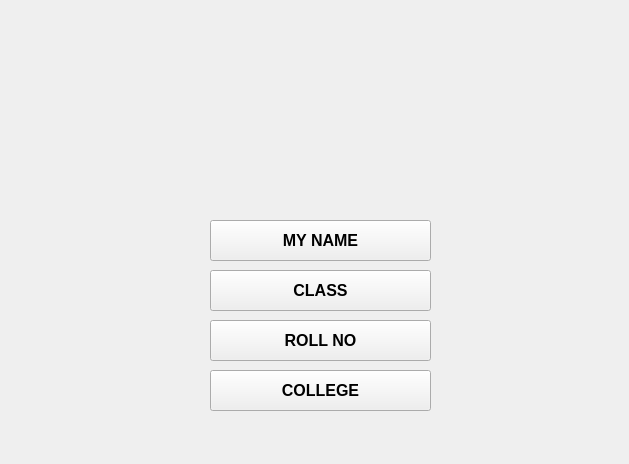
<?xml version="1.0" encoding="UTF-8"?>
<ui version="4.0">
 <class>Form2</class>
 <widget class="QWidget" name="Form2">
  <property name="geometry">
   <rect>
    <x>0</x>
    <y>0</y>
    <width>629</width>
    <height>464</height>
   </rect>
  </property>
  <property name="font">
   <font>
    <pointsize>15</pointsize>
   </font>
  </property>
  <property name="windowTitle">
   <string>MY DETAILS</string>
  </property>
  <widget class="QLabel" name="l1">
   <property name="geometry">
    <rect>
     <x>84</x>
     <y>50</y>
     <width>451</width>
     <height>101</height>
    </rect>
   </property>
   <property name="font">
    <font>
     <family>Gill Sans MT Condensed</family>
     <pointsize>30</pointsize>
    </font>
   </property>
   <property name="text">
    <string/>
   </property>
   <property name="alignment">
    <set>Qt::AlignCenter</set>
   </property>
  </widget>
  <widget class="QPushButton" name="b1">
   <property name="geometry">
    <rect>
     <x>210</x>
     <y>220</y>
     <width>221</width>
     <height>41</height>
    </rect>
   </property>
   <property name="font">
    <font>
     <family>MS Sans Serif</family>
     <pointsize>12</pointsize>
     <weight>75</weight>
     <bold>true</bold>
    </font>
   </property>
   <property name="text">
    <string>MY NAME</string>
   </property>
  </widget>
  <widget class="QPushButton" name="b2">
   <property name="geometry">
    <rect>
     <x>210</x>
     <y>270</y>
     <width>221</width>
     <height>41</height>
    </rect>
   </property>
   <property name="font">
    <font>
     <family>MS Sans Serif</family>
     <pointsize>12</pointsize>
     <weight>75</weight>
     <bold>true</bold>
    </font>
   </property>
   <property name="text">
    <string>CLASS</string>
   </property>
  </widget>
  <widget class="QPushButton" name="b3">
   <property name="geometry">
    <rect>
     <x>210</x>
     <y>320</y>
     <width>221</width>
     <height>41</height>
    </rect>
   </property>
   <property name="font">
    <font>
     <family>MS Sans Serif</family>
     <pointsize>12</pointsize>
     <weight>75</weight>
     <bold>true</bold>
    </font>
   </property>
   <property name="text">
    <string>ROLL NO</string>
   </property>
  </widget>
  <widget class="QPushButton" name="b4">
   <property name="geometry">
    <rect>
     <x>210</x>
     <y>370</y>
     <width>221</width>
     <height>41</height>
    </rect>
   </property>
   <property name="font">
    <font>
     <family>MS Sans Serif</family>
     <pointsize>12</pointsize>
     <weight>75</weight>
     <bold>true</bold>
    </font>
   </property>
   <property name="text">
    <string>COLLEGE</string>
   </property>
  </widget>
 </widget>
 <resources/>
 <connections/>
</ui>
